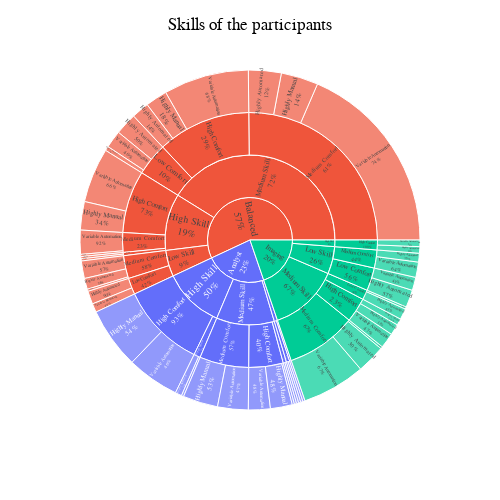

Notebook cell for this chart:
### Code cell
import plotly.express as px
title = "Skills of the participants"

fig = px.sunburst(df, path=['Work','Computation','Comfort','Manual'],color='Work', values='count', width=500, height=500,)
                   #color_discrete_map = custom_colors
fig.update_traces(textinfo="label+percent parent", insidetextorientation = 'radial', sort=True)
fig.update_layout(title=title, title_x=0.5, font=dict(family='Helvetica', color="Black", size=12))
#fig.write_image(title+'.svg')
#fig.write_image(title+'.png')
fig.show()

### Figure 1 — Plotly figure (JSON) as saved in the notebook; plotly's stock layout.template omitted (floating-point values rounded to 4 significant figures)
{"data": [{"branchvalues": "total", "customdata": [["Analyst"], ["Analyst"], ["Analyst"], ["Analyst"], ["Analyst"], ["Analyst"], ["Analyst"], ["Analyst"], ["Analyst"], ["Analyst"], ["Analyst"], ["Analyst"], ["Analyst"], ["Analyst"], ["Analyst"], ["Analyst"], ["Analyst"], ["Analyst"], ["Analyst"], ["Analyst"], ["Analyst"], ["Analyst"], ["Analyst"], ["Analyst"], ["Analyst"], ["Balanced"], ["Balanced"], ["Balanced"], ["Balanced"], ["Balanced"], ["Balanced"], ["Balanced"], ["Balanced"], ["Balanced"], ["Balanced"], ["Balanced"], ["Balanced"], ["Balanced"], ["Balanced"], ["Balanced"], ["Balanced"], ["Balanced"], ["Balanced"], ["Balanced"], ["Balanced"], ["Balanced"], ["Balanced"], ["Balanced"], ["Balanced"], ["Balanced"], ["Balanced"], ["Balanced"], ["Balanced"], ["Balanced"], ["Balanced"], ["Balanced"], ["Balanced"], ["Imaging"], ["Imaging"], ["Imaging"], ["Imaging"], ["Imaging"], ["Imaging"], ["Imaging"], ["Imaging"], ["Imaging"], ["Imaging"], ["Imaging"], ["Imaging"], ["Imaging"], ["Imaging"], ["Imaging"], ["Imaging"], ["Imaging"], ["Imaging"], ["Imaging"], ["Imaging"], ["Imaging"], ["Imaging"], ["Imaging"], ["Imaging"]], "domain": {"x": [0, 1], "y": [0, 1]}, "hovertemplate": "labels=%{label}<br>count=%{value}<br>parent=%{parent}<br>id=%{id}<br>Work=%{customdata[0]}<extra></extra>", "ids": ["Analyst", "Analyst/Medium Skill/Low Comfort/Highly Automated", "Analyst/High Skill/Medium Comfort/Highly Manual", "Analyst/Low Skill/Medium Comfort/Highly Automated", "Analyst/High Skill/Medium Comfort/Variable Automation", "Analyst/Low Skill/Medium Comfort/Highly Manual", "Analyst/Low Skill/High Comfort/Highly Automated", "Analyst/High Skill/High Comfort", "Analyst/Medium Skill/Medium Comfort", "Analyst/Medium Skill/High Comfort", "Analyst/Medium Skill/Low Comfort/Variable Automation", "Analyst/High Skill/Medium Comfort", "Analyst/Medium Skill/Low Comfort", "Analyst/Medium Skill/High Comfort/Variable Automation", "Analyst/Medium Skill/High Comfort/Highly Automated", "Analyst/Low Skill/Medium Comfort", "Analyst/Low Skill", "Analyst/High Skill/High Comfort/Highly Manual", "Analyst/High Skill/High Comfort/Variable Automation", "Analyst/Medium Skill", "Analyst/Medium Skill/High Comfort/Highly Manual", "Analyst/Medium Skill/Medium Comfort/Variable Automation", "Analyst/Medium Skill/Medium Comfort/Highly Manual", "Analyst/High Skill", "Analyst/Low Skill/High Comfort", "Balanced/High Skill/Medium Comfort", "Balanced/High Skill", "Balanced/High Skill/High Comfort", "Balanced/Low Skill/Medium Comfort", "Balanced/Medium Skill/High Comfort", "Balanced/Medium Skill/Medium Comfort", "Balanced/Medium Skill", "Balanced/Low Skill/Medium Comfort/Highly Manual", "Balanced/High Skill/Medium Comfort/Highly Manual", "Balanced/Low Skill", "Balanced/High Skill/Low Comfort", "Balanced", "Balanced/Medium Skill/Low Comfort", "Balanced/Low Skill/Low Comfort", "Balanced/Medium Skill/Medium Comfort/Variable Automation", "Balanced/High Skill/Low Comfort/Variable Automation", "Balanced/High Skill/Low Comfort/Highly Automated", "Balanced/Low Skill/Medium Comfort/Variable Automation", "Balanced/Medium Skill/Low Comfort/Highly Automated", "Balanced/Medium Skill/High Comfort/Highly Manual", "Balanced/High Skill/Medium Comfort/Variable Automation", "Balanced/Low Skill/Low Comfort/Highly Automated", "Balanced/High Skill/High Comfort/Highly Manual", "Balanced/Low Skill/Medium Comfort/Highly Automated", "Balanced/Medium Skill/High Comfort/Highly Automated", "Balanced/Medium Skill/Low Comfort/Variable Automation", "Balanced/Medium Skill/Medium Comfort/Highly Automated", "Balanced/Low Skill/Low Comfort/Variable Automation", "Balanced/Medium Skill/Medium Comfort/Highly Manual", "Balanced/High Skill/High Comfort/Variable Automation", "Balanced/Medium Skill/High Comfort/Variable Automation", "Balanced/Medium Skill/Low Comfort/Highly Manual", "Imaging/Low Skill", "Imaging/High Skill", "Imaging/Medium Skill/Medium Comfort/Variable Automation", "Imaging/Low Skill/Low Comfort/Highly Automated", "Imaging/Medium Skill/Medium Comfort/Highly Automated", "Imaging/Medium Skill", "Imaging", "Imaging/Medium Skill/Low Comfort", "Imaging/High Skill/High Comfort/Highly Automated", "Imaging/High Skill/High Comfort/Variable Automation", "Imaging/Medium Skill/Low Comfort/Variable Automation", "Imaging/Medium Skill/High Comfort/Highly Manual", "Imaging/Medium Skill/Medium Comfort/Highly Manual", "Imaging/Low Skill/Medium Comfort/Highly Automated", "Imaging/High Skill/High Comfort", "Imaging/Medium Skill/High Comfort/Highly Automated", "Imaging/Medium Skill/Low Comfort/Highly Automated", "Imaging/Low Skill/Low Comfort/Variable Automation", "Imaging/Low Skill/Medium Comfort/Variable Automation", "Imaging/Medium Skill/High Comfort/Variable Automation", "Imaging/Low Skill/Low Comfort", "Imaging/Medium Skill/High Comfort", "Imaging/Medium Skill/Medium Comfort", "Imaging/Low Skill/Medium Comfort"], "insidetextorientation": "radial", "labels": ["Analyst", "Highly Automated", "Highly Manual", "Highly Automated", "Variable Automation", "Highly Manual", "Highly Automated", "High Comfort", "Medium Comfort", "High Comfort", "Variable Automation", "Medium Comfort", "Low Comfort", "Variable Automation", "Highly Automated", "Medium Comfort", "Low Skill", "Highly Manual", "Variable Automation", "Medium Skill", "Highly Manual", "Variable Automation", "Highly Manual", "High Skill", "High Comfort", "Medium Comfort", "High Skill", "High Comfort", "Medium Comfort", "High Comfort", "Medium Comfort", "Medium Skill", "Highly Manual", "Highly Manual", "Low Skill", "Low Comfort", "Balanced", "Low Comfort", "Low Comfort", "Variable Automation", "Variable Automation", "Highly Automated", "Variable Automation", "Highly Automated", "Highly Manual", "Variable Automation", "Highly Automated", "Highly Manual", "Highly Automated", "Highly Automated", "Variable Automation", "Highly Automated", "Variable Automation", "Highly Manual", "Variable Automation", "Variable Automation", "Highly Manual", "Low Skill", "High Skill", "Variable Automation", "Highly Automated", "Highly Automated", "Medium Skill", "Imaging", "Low Comfort", "Highly Automated", "Variable Automation", "Variable Automation", "Highly Manual", "Highly Manual", "Highly Automated", "High Comfort", "Highly Automated", "Highly Automated", "Variable Automation", "Variable Automation", "Variable Automation", "Low Comfort", "High Comfort", "Medium Comfort", "Medium Comfort"], "marker": {"colors": ["#636efa", "#636efa", "#636efa", "#636efa", "#636efa", "#636efa", "#636efa", "#636efa", "#636efa", "#636efa", "#636efa", "#636efa", "#636efa", "#636efa", "#636efa", "#636efa", "#636efa", "#636efa", "#636efa", "#636efa", "#636efa", "#636efa", "#636efa", "#636efa", "#636efa", "#EF553B", "#EF553B", "#EF553B", "#EF553B", "#EF553B", "#EF553B", "#EF553B", "#EF553B", "#EF553B", "#EF553B", "#EF553B", "#EF553B", "#EF553B", "#EF553B", "#EF553B", "#EF553B", "#EF553B", "#EF553B", "#EF553B", "#EF553B", "#EF553B", "#EF553B", "#EF553B", "#EF553B", "#EF553B", "#EF553B", "#EF553B", "#EF553B", "#EF553B", "#EF553B", "#EF553B", "#EF553B", "#00cc96", "#00cc96", "#00cc96", "#00cc96", "#00cc96", "#00cc96", "#00cc96", "#00cc96", "#00cc96", "#00cc96", "#00cc96", "#00cc96", "#00cc96", "#00cc96", "#00cc96", "#00cc96", "#00cc96", "#00cc96", "#00cc96", "#00cc96", "#00cc96", "#00cc96", "#00cc96", "#00cc96"]}, "name": "", "parents": ["", "Analyst/Medium Skill/Low Comfort", "Analyst/High Skill/Medium Comfort", "Analyst/Low Skill/Medium Comfort", "Analyst/High Skill/Medium Comfort", "Analyst/Low Skill/Medium Comfort", "Analyst/Low Skill/High Comfort", "Analyst/High Skill", "Analyst/Medium Skill", "Analyst/Medium Skill", "Analyst/Medium Skill/Low Comfort", "Analyst/High Skill", "Analyst/Medium Skill", "Analyst/Medium Skill/High Comfort", "Analyst/Medium Skill/High Comfort", "Analyst/Low Skill", "Analyst", "Analyst/High Skill/High Comfort", "Analyst/High Skill/High Comfort", "Analyst", "Analyst/Medium Skill/High Comfort", "Analyst/Medium Skill/Medium Comfort", "Analyst/Medium Skill/Medium Comfort", "Analyst", "Analyst/Low Skill", "Balanced/High Skill", "Balanced", "Balanced/High Skill", "Balanced/Low Skill", "Balanced/Medium Skill", "Balanced/Medium Skill", "Balanced", "Balanced/Low Skill/Medium Comfort", "Balanced/High Skill/Medium Comfort", "Balanced", "Balanced/High Skill", "", "Balanced/Medium Skill", "Balanced/Low Skill", "Balanced/Medium Skill/Medium Comfort", "Balanced/High Skill/Low Comfort", "Balanced/High Skill/Low Comfort", "Balanced/Low Skill/Medium Comfort", "Balanced/Medium Skill/Low Comfort", "Balanced/Medium Skill/High Comfort", "Balanced/High Skill/Medium Comfort", "Balanced/Low Skill/Low Comfort", "Balanced/High Skill/High Comfort", "Balanced/Low Skill/Medium Comfort", "Balanced/Medium Skill/High Comfort", "Balanced/Medium Skill/Low Comfort", "Balanced/Medium Skill/Medium Comfort", "Balanced/Low Skill/Low Comfort", "Balanced/Medium Skill/Medium Comfort", "Balanced/High Skill/High Comfort", "Balanced/Medium Skill/High Comfort", "Balanced/Medium Skill/Low Comfort", "Imaging", "Imaging", "Imaging/Medium Skill/Medium Comfort", "Imaging/Low Skill/Low Comfort", "Imaging/Medium Skill/Medium Comfort", "Imaging", "", "Imaging/Medium Skill", "Imaging/High Skill/High Comfort", "Imaging/High Skill/High Comfort", "Imaging/Medium Skill/Low Comfort", "Imaging/Medium Skill/High Comfort", "Imaging/Medium Skill/Medium Comfort", "Imaging/Low Skill/Medium Comfort", "Imaging/High Skill", "Imaging/Medium Skill/High Comfort", "Imaging/Medium Skill/Low Comfort", "Imaging/Low Skill/Low Comfort", "Imaging/Low Skill/Medium Comfort", "Imaging/Medium Skill/High Comfort", "Imaging/Low Skill", "Imaging/Medium Skill", "Imaging/Medium Skill", "Imaging/Low Skill"], "sort": true, "textinfo": "label+percent parent", "type": "sunburst", "values": [112.0, 1.0, 1.0, 1.0, 3.0, 1.0, 1.0, 52.0, 30.0, 21.0, 1.0, 4.0, 2.0, 10.0, 1.0, 2.0, 3.0, 28.0, 24.0, 53.0, 10.0, 14.0, 16.0, 56.0, 1.0, 12.0, 52.0, 38.0, 14.0, 57.0, 121.0, 198.0, 1.0, 1.0, 24.0, 2.0, 274.0, 20.0, 10.0, 89.0, 1.0, 1.0, 8.0, 10.0, 10.0, 11.0, 6.0, 13.0, 5.0, 8.0, 8.0, 15.0, 4.0, 17.0, 25.0, 39.0, 2.0, 25.0, 6.0, 29.0, 8.0, 13.0, 64.0, 95.0, 6.0, 3.0, 3.0, 1.0, 3.0, 1.0, 4.0, 6.0, 5.0, 5.0, 6.0, 7.0, 7.0, 14.0, 15.0, 43.0, 11.0]}], "layout": {"font": {"color": "Black", "family": "Helvetica", "size": 12}, "height": 500, "legend": {"tracegroupgap": 0}, "margin": {"t": 60}, "title": {"text": "Skills of the participants", "x": 0.5}, "width": 500}}
